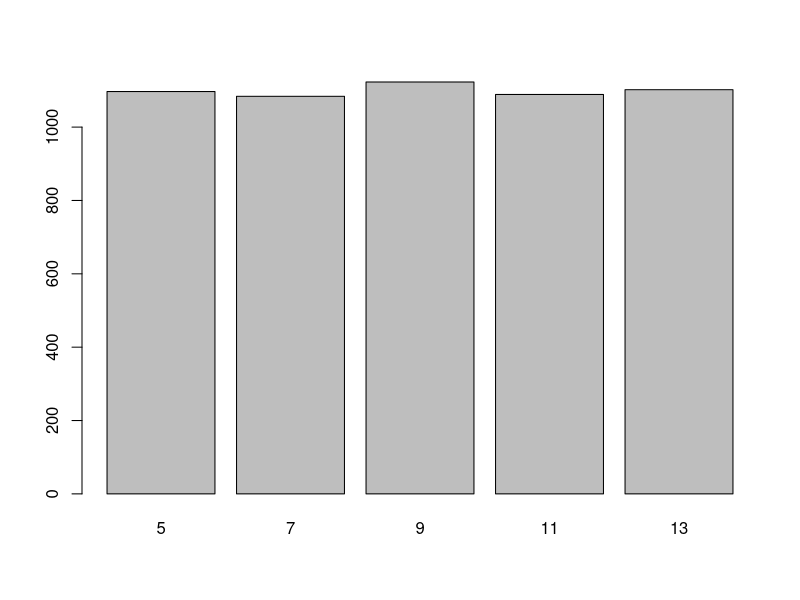
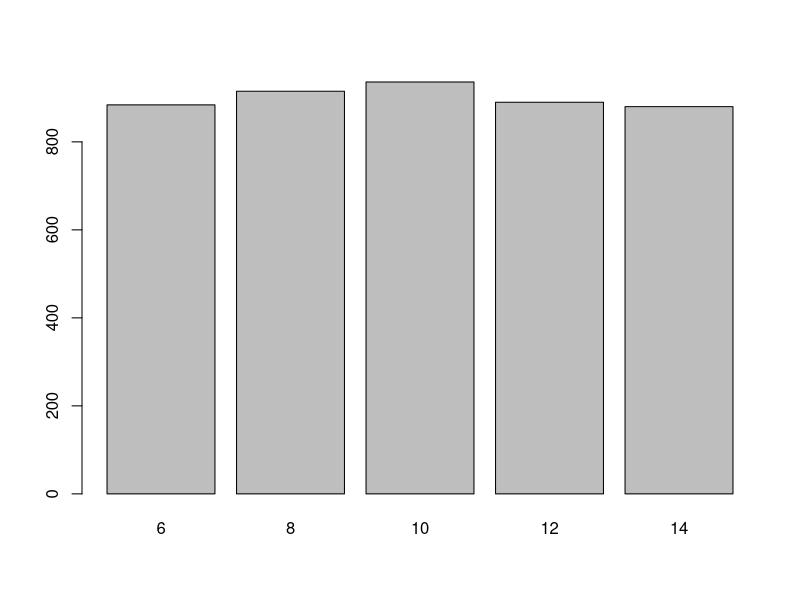
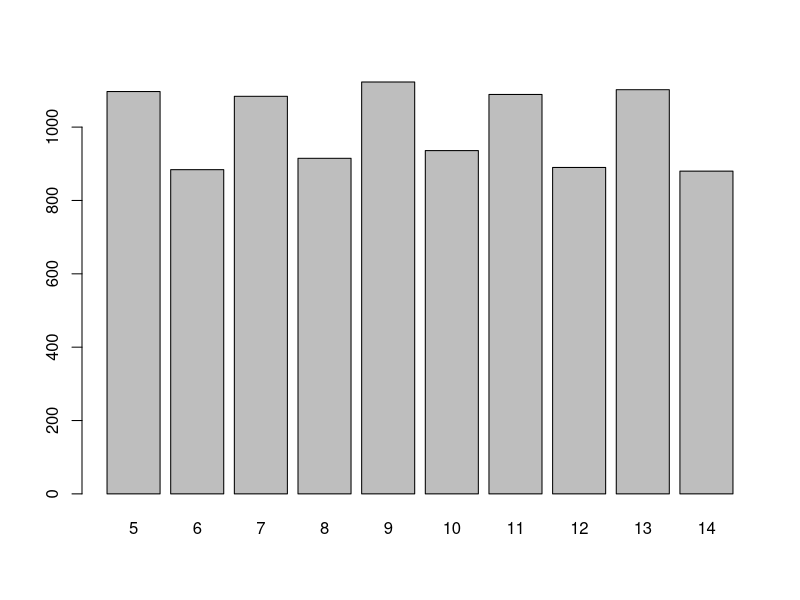
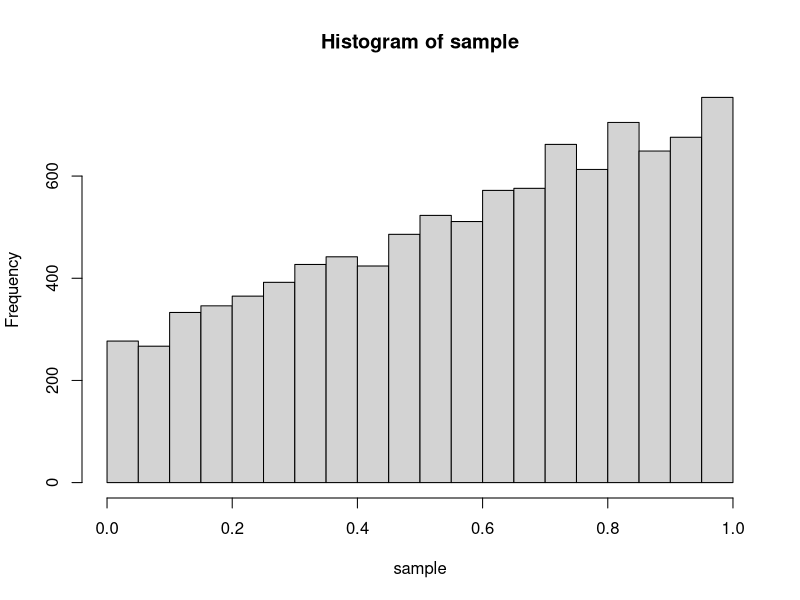
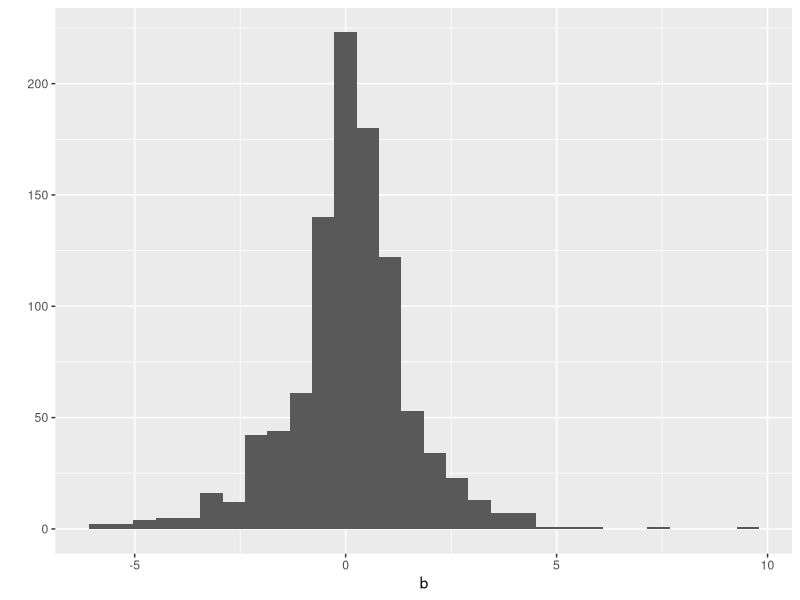

Here is the R script that generated these plots, in order:
## ---- chunk 1
lanza_2dados <- function(){
  u1 <- runif(1)
  dado1 <- floor(6*u1)+1
  
  u2 <- runif(1)
  dado2 <- floor(6*u2)+1
  
  resultado <- dado1 + dado2
  return(resultado)
}

contador<-c()

for(i in 1:10000){
  dados<- c(2,3,4,5,6,7,8,9,10,11,12)
  k<-0
  while(length(dados)!=0){
    k=k+1
    valor<- lanza_2dados()
    
    if(is.element(valor,dados)){
      dados<-setdiff(dados, valor)
    }
  }
  
  contador<-c(contador,k)
}


paste("En promedio el numero esperado de lanzamientos que es necesario para que la condición se cumpla es: ",mean(contador))

## ---- chunk 2
n <- 10000

sample_p = vector(length = n)

for (i in 1:n){
  u1 <- runif(1)
  u2 <- runif(1)
  
  if(u1 > 0.55){
    
    if(u2<=0.2) sample_p[i] = 6
    else if(u2<=0.4) sample_p[i] = 8
    else if(u2<=0.6) sample_p[i] = 10
    else if(u2<=0.8) sample_p[i] = 12
    else sample_p[i] = 14
    
  }
  else{
    if(u2<=0.2) sample_p[i] = 5
    else if(u2<=0.4) sample_p[i] = 7
    else if(u2<=0.6) sample_p[i] = 9
    else if(u2<=0.8) sample_p[i] = 11
    else sample_p[i] = 13
    
    
  }
  
}

#samples
s_p1 <- sample_p[which(sample_p%%2==1)]
s_p2 <- sample_p[which(sample_p%%2==0)]

barplot(table(s_p1))
barplot(table(s_p2))
barplot(table(sample_p))

## ---- chunk 3
n <- 10000
sample <- vector(length = n)

for (i in 1:n){
  u <-runif(1)
  sample[i] <- log( u*(exp(1) - 1) + 1 )
}

hist(sample)

## ---- chunk 4

library(tidyverse)

sim_exp_beta <- function(beta, n = 1000) {
  -beta * log(runif(n))
}

sim_exp<- function(n = 1000) {
  -log(runif(n))
}

cociente <- function(x){
  exp((x-1)^(2) / 2)
}

simula_normal <- function(){
  c <- sqrt(2*exp(1)/pi)
  x <- sim_exp(n = 1)
  u <- runif(1)
  while (u > cociente(x)/c) {
    u <- runif(1)
    x <- sim_exp_beta(1, n = 1)
  }
  z <- abs(x)
  if (u<=0.5) {Z <- z}
  else {Z <- -z} 
}

## simulacion

b<- rerun(1000, simula_normal()) %>% flatten_dbl()
qplot(b)   
## ---- chunk 5

